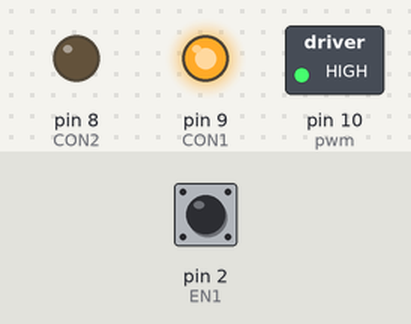
Bench run of a sketch on a simulated Arduino Uno, built with avr-gcc and run on an emulated ATmega328P. On the bench: switched loads named in the sketch (green lamp = pin HIGH), output pins drawn as LEDs (lit = HIGH). The test bench sets the inputs (shaded band); at power-on: pin 2 (EN1) HIGH. What the sketch prints to the serial monitor is not drawn.

Above: at 0.1 s.
At 10.1 s:
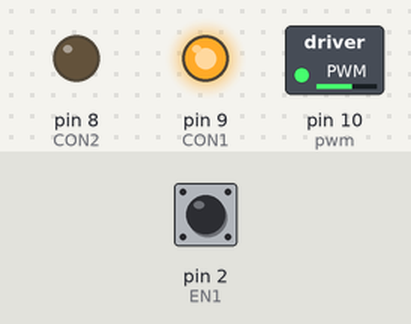
At 20.1 s:
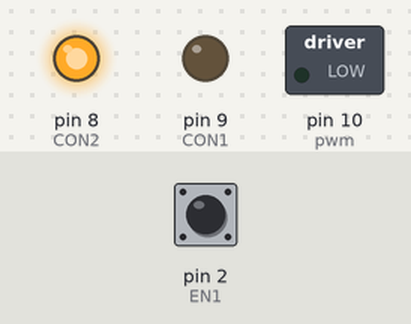
Timing chart, 0 to 39.8 s (numbered marks = the images above):
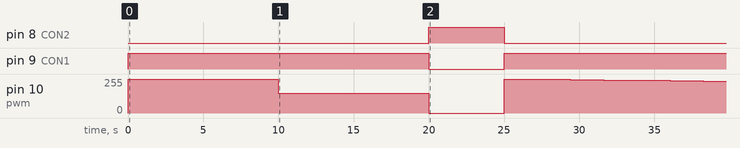

Measured:
- by itself, pin 8 (CON2): LOW → HIGH at 20.0 s, → LOW 5.0 s later
- by itself, pin 9 (CON1): LOW → HIGH at 0.00 s, → LOW 20.0 s later, → HIGH 5.0 s later
- by itself, pin 10 (pwm): ramps from 255/255 to 0/255 and jumps back, once every 25.0 s

The sketch:

Polulumotor_parameter_optimization.ino
```cpp
long prevT = 0;
#define CON1 9  // Yellow
#define CON2 8  // Green
#define EN1 2
#define EN2 3
#define CS A1
#define pwm 10
double pos = 0;
// int pwmVal =130;
double pos1 = 0;
double output = 0;
double volts = 0.00;

volatile int encoderPos = 0;      // current encoder position
volatile int lastEncoderPos = 0;  // previous encoder position
unsigned long lastTime = 0;       // last time recorded
float rpm = 0.0;                  // calculated RPM value

void setup() {
  Serial.begin(9600);
  pinMode(CON1, OUTPUT);
  pinMode(CON2, OUTPUT);
  pinMode(pwm, OUTPUT);

  pinMode(EN1, INPUT_PULLUP);
  pinMode(EN2, INPUT_PULLUP);
  attachInterrupt(digitalPinToInterrupt(EN1), readEncoder, RISING);
  // myEnc.write(0);
  // Pins D9 and D10 - 122 Hz
TCCR1A = 0b00000001; // 8bit
TCCR1B = 0b00001001; // x1 fast pwm
}

void loop() {

pwmOut(255);
delay(10000);
pwmOut(150);
delay(10000);
pwmOut(0);
delay(5000);
  int rotations = pos1 / 360;
  // if(Serial.available()){
  //   output =(255.00/12.00)*(Serial.readString().toInt());
  // }               // calculate new output
  for(double i=9.5;i>-1;i=i-0.1) {

          output = (255.00 /9.5) * i;
      volts =9.5 * (output / 255.00);
      pwmOut(output);

      pos1 = (pos / 1184.60) * 360.00;  //1188
      Serial.print(" --------BREAK-------\n");
//  for(int j=0;j<=100;j=j+1) {
  int count=10;
  while(count>=0){
    delay(100);
      readrpm();
      Serial.print(',');
      Serial.print(volts);// normalized error, accuracy , error plot
      // Serial.print(',');
      // Serial.print(rpm);
      Serial.println();
  count=count-1;
  }
  //}

      // Serial.print(',');
      // Serial.print(volts);
      //  Serial.print(',');
      //  Serial.print(rpm);


    }
}

void readrpm() {
  // wait for 1 second
  //delay(1000);
delay(100);
  // calculate RPM
  unsigned long currentTime = millis();
  float deltaT = (float)(currentTime - lastTime) / 1000.0;  // time in seconds
  lastTime = currentTime;
  int deltaPos = pos1 - lastEncoderPos;
  lastEncoderPos = pos1;
  rpm = (float)deltaPos / 12.0 / deltaT;  // 12 is the number of encoder pulses per revolution

  // print RPM value
  Serial.print("RPM: ");
  Serial.print(rpm);
}


void pwmOut(int out) {
  if (out > 0) {
    analogWrite(pwm, out);
    setMotor1();
  } else if (out < 0) {
    analogWrite(pwm, abs(out));
    setMotor2();
  } else {
    analogWrite(pwm, abs(out));
    setMotor2();
  }
}
void setMotor1() {

  digitalWrite(CON1, HIGH);
  digitalWrite(CON2, LOW);
}
void setMotor2() {

  digitalWrite(CON1, LOW);
  digitalWrite(CON2, HIGH);
}
void setMotor3() {

  digitalWrite(CON1, LOW);
  digitalWrite(CON2, LOW);
}

void readEncoder() {
  int b = digitalRead(EN2);
  if (b > 0) {
    pos++;
  } else {
    pos--;
  }
}


/*
clc;
close all;
clear all;
% Experimental Data (Input Voltage and Measured RPM)
exp_voltage = [11.10, 11.00, 10.90, 10.80, 10.70, 10.60, 10.50, 10.40, 10.30, 10.20, 10.10, 10.00, 9.90, 9.80, 9.70, 9.60, 9.50, 9.40, 9.30, 9.20, 9.10, 9.00, 8.90, 8.80, 8.70, 8.60, 8.50, 8.40, 8.30, 8.20, 8.10, 8.00, 7.90, 7.80, 7.70, 7.60, 7.50, 7.40, 7.30, 7.20, 7.10, 7.00, 6.90, 6.80, 6.70, 6.60, 6.50, 6.40, 6.30, 6.20, 6.10, 6.00, 5.90, 5.80, 5.70, 5.60, 5.50, 5.40, 5.30, 5.20, 5.10, 5.00, 4.90, 4.80, 4.70, 4.60, 4.50, 4.40, 4.30, 4.20, 4.10, 4.00, 3.90, 3.80, 3.70, 3.60, 3.50, 3.40, 3.30, 3.20, 3.10, 3.00, 2.90, 2.80, 2.70, 2.60, 2.50, 2.40, 2.30, 2.20, 2.10, 2.00, 1.90, 1.80, 1.70, 1.60, 1.50, 1.40, 1.30, 1.20, 1.10, 1.00, 0.90]';
exp_rpm = [39.10, 39.02, 38.97, 38.91, 38.85, 38.86, 38.84, 38.79, 38.75, 38.72, 38.70, 38.70, 38.65, 38.59, 38.52, 38.46, 38.41, 38.36, 38.31, 38.29, 38.25, 38.20, 38.13, 38.11, 38.03, 37.98, 38.05, 37.97, 37.88, 37.91, 37.83, 37.74, 37.70, 37.67, 37.51, 37.29, 37.27, 37.24, 37.25, 37.24, 36.94, 36.87, 36.83, 36.73, 36.63, 36.55, 36.46, 36.31, 36.20, 36.08, 35.99, 35.86, 35.77, 35.67, 35.49, 35.36, 35.25, 35.14, 34.94, 34.78, 34.65, 34.46, 34.35, 34.23, 34.06, 33.96, 33.81, 33.60, 33.40, 33.19, 32.98, 32.69, 32.52, 32.33, 31.89, 31.61, 31.37, 31.06, 30.73, 30.37, 30.01, 29.55, 29.19, 28.80, 28.35, 27.71, 27.15, 26.63, 25.79, 24.92, 24.44, 23.39, 22.57, 21.72, 20.79, 19.25, 18.06, 16.80, 14.74, 13.10, 11.38, 8.37, 5.48]*0.1047198;

t_obj = 0:0.1:3000;

% Interpolate exp_voltage and exp_rpm to match dimensions of t
exp_voltage_obj = interp1(linspace(0, 3000, length(exp_voltage)), exp_voltage, t_obj);
exp_rpm_obj = interp1(linspace(0,3000, length(exp_rpm)), exp_rpm, t_obj);

%t = 0:1:102;
% define the regularization parameter
lambda = 0.5;
% Define Transfer Function
s = tf('s');

% x[7]=[ J, B, L, Km, Kb, R, N]


% P_motor = (Km/N)/((J*s + B)*(L*s + R) + (Km*Kb)/(N^2));
% Define Objective Function
objfunc = @(x) sum((exp_rpm_obj' - lsim((x(4)/x(7))/((x(1)*s + x(2))*(x(3)*s + x(6)) + (x(4)*x(5))/(x(7)^2)), exp_voltage_obj, t_obj)).^2) + lambda*sum(x.^2);

% Parameter Bounds
lb = [0.01, 0.01, 0.1, 0.2, 0.05, 1.5,95]; % Lower bounds
ub = [inf, inf, inf, inf, inf, inf, 102]; % Upper bounds

% Initial Guess
x0 = [0.1, 0.103076, 0.100039, 0.401791, 0.176832, 2.342224, 99.78];
% Optimization Options
options =optimoptions('fmincon', 'Algorithm', 'sqp', 'StepTolerance', 1e-12, 'Display', 'iter', 'MaxIterations', 100);
% Perform Optimization
[x_opt, fval, EXITFLAG, output] = fmincon(objfunc, x0, [], [], [], [], lb, ub, [], options);
% Print Results
fprintf('Optimized Parameters:\n')
fprintf('J = %f kg*m^2\n', x_opt(1))
fprintf('B = %f N*m*s/rad\n', x_opt(2))
fprintf('J = %f H\n', x_opt(3))
fprintf('Km = %f Nm\n', x_opt(4))
fprintf('Kb = %f emf\n', x_opt(5))
fprintf('R = %f ohms\n', x_opt(6))
fprintf('N = %f ratio\n', x_opt(7))

% Simulate Model with Optimized Parameters
P_motor_opt = (x_opt(4)/x_opt(7))/((x_opt(1)*s + x_opt(2))*(x_opt(3)*s + x_opt(6)) + (x_opt(4)*x_opt(5))/(x_opt(7)^2));
[y_opt, t] = lsim(P_motor_opt,exp_voltage_obj, t_obj,x0);
speed_opt = y_opt*(60/(2*pi)); % rad/s to rpm

%Plot Experimental Data and Optimized Results
subplot(3,1,1)
plot(exp_voltage_obj, exp_rpm_obj/0.1047198, 'LineWidth', 2)
hold on
plot(exp_voltage_obj, speed_opt, 'LineWidth', 2)
xlabel('Input Voltage (V)')
ylabel('Speed (rpm)')
legend('Experimental Data', 'Optimized Model')
title('Geared DC Motor Step Response')

subplot(3,1,2)

speed = y_opt*(60/(2*pi)); % rad/s to rpm
subplot(3,1,2)
plot(t,speed,'LineWidth', 2)
xlabel('Time (s)')
ylabel('Speed (rpm)')
title('Geared DC Motor Step Response')


% Plot the error
subplot(3,1,3)
% Calculate Error
error = (exp_rpm_obj- y_opt(:,1)')/0.1047198;
plot(exp_voltage_obj, error, 'LineWidth', 2)
xlabel('Input Voltage (V)')
ylabel('Error (rpm)')
title('Geared DC Motor Error Plot')

% theta = cumtrapz(t,y_opt) *(190/pi);
% subplot(3,1,3)
% plot(t,theta,'LineWidth', 2)
% xlabel('Time (s)')
% ylabel('Position (rad)')
% title('Geared DC Motor Position')


*/
```
